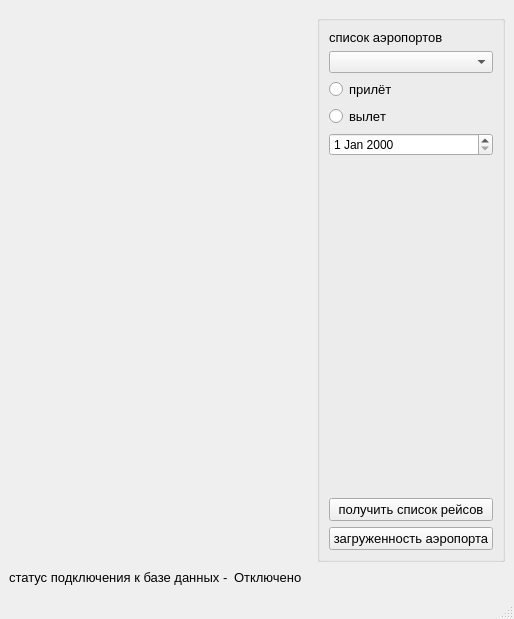
<?xml version="1.0" encoding="UTF-8"?>
<ui version="4.0">
 <class>MainWindow</class>
 <widget class="QMainWindow" name="MainWindow">
  <property name="geometry">
   <rect>
    <x>0</x>
    <y>0</y>
    <width>513</width>
    <height>619</height>
   </rect>
  </property>
  <property name="windowTitle">
   <string>MainWindow</string>
  </property>
  <widget class="QWidget" name="centralwidget">
   <layout class="QGridLayout" name="gridLayout">
    <item row="2" column="4">
     <spacer name="horizontalSpacer">
      <property name="orientation">
       <enum>Qt::Orientation::Horizontal</enum>
      </property>
      <property name="sizeHint" stdset="0">
       <size>
        <width>40</width>
        <height>20</height>
       </size>
      </property>
     </spacer>
    </item>
    <item row="2" column="1" colspan="2">
     <widget class="QLabel" name="lb_descriptionConntct">
      <property name="font">
       <font>
        <pointsize>10</pointsize>
       </font>
      </property>
      <property name="text">
       <string>&lt;html&gt;&lt;head/&gt;&lt;body&gt;&lt;p&gt;статус подключения к базе данных -&lt;/p&gt;&lt;/body&gt;&lt;/html&gt;</string>
      </property>
     </widget>
    </item>
    <item row="2" column="3">
     <widget class="QLabel" name="lb_statusConnect">
      <property name="minimumSize">
       <size>
        <width>0</width>
        <height>0</height>
       </size>
      </property>
      <property name="sizeIncrement">
       <size>
        <width>0</width>
        <height>0</height>
       </size>
      </property>
      <property name="baseSize">
       <size>
        <width>0</width>
        <height>0</height>
       </size>
      </property>
      <property name="font">
       <font>
        <pointsize>10</pointsize>
       </font>
      </property>
      <property name="text">
       <string>&lt;html&gt;&lt;head/&gt;&lt;body&gt;&lt;p&gt;&lt;span style=&quot; font-size:10pt;&quot;&gt;Отключено     &lt;/span&gt;&lt;/p&gt;&lt;/body&gt;&lt;/html&gt;</string>
      </property>
     </widget>
    </item>
    <item row="1" column="5">
     <widget class="QGroupBox" name="groupBox">
      <property name="title">
       <string/>
      </property>
      <layout class="QGridLayout" name="gridLayout_2">
       <item row="0" column="0">
        <widget class="QLabel" name="label">
         <property name="font">
          <font>
           <pointsize>10</pointsize>
          </font>
         </property>
         <property name="text">
          <string>список аэропортов</string>
         </property>
        </widget>
       </item>
       <item row="2" column="0">
        <widget class="QRadioButton" name="rb_Arrival">
         <property name="sizePolicy">
          <sizepolicy hsizetype="Minimum" vsizetype="Minimum">
           <horstretch>0</horstretch>
           <verstretch>0</verstretch>
          </sizepolicy>
         </property>
         <property name="font">
          <font>
           <pointsize>10</pointsize>
          </font>
         </property>
         <property name="text">
          <string>прилёт</string>
         </property>
        </widget>
       </item>
       <item row="3" column="0">
        <widget class="QRadioButton" name="rb_Departure">
         <property name="enabled">
          <bool>true</bool>
         </property>
         <property name="sizePolicy">
          <sizepolicy hsizetype="Minimum" vsizetype="Minimum">
           <horstretch>0</horstretch>
           <verstretch>0</verstretch>
          </sizepolicy>
         </property>
         <property name="font">
          <font>
           <pointsize>10</pointsize>
           <italic>false</italic>
           <bold>false</bold>
           <underline>false</underline>
           <kerning>false</kerning>
           <hintingpreference>PreferDefaultHinting</hintingpreference>
          </font>
         </property>
         <property name="text">
          <string>вылет</string>
         </property>
        </widget>
       </item>
       <item row="5" column="0">
        <spacer name="verticalSpacer_2">
         <property name="orientation">
          <enum>Qt::Orientation::Vertical</enum>
         </property>
         <property name="sizeHint" stdset="0">
          <size>
           <width>20</width>
           <height>40</height>
          </size>
         </property>
        </spacer>
       </item>
       <item row="4" column="0">
        <widget class="QDateEdit" name="dateEdit"/>
       </item>
       <item row="7" column="0">
        <widget class="QPushButton" name="pb_AirportCongestion">
         <property name="font">
          <font>
           <pointsize>10</pointsize>
          </font>
         </property>
         <property name="text">
          <string>загруженность аэропорта</string>
         </property>
        </widget>
       </item>
       <item row="6" column="0">
        <widget class="QPushButton" name="pb_getListfFights">
         <property name="font">
          <font>
           <pointsize>10</pointsize>
          </font>
         </property>
         <property name="text">
          <string>получить список рейсов</string>
         </property>
        </widget>
       </item>
       <item row="1" column="0">
        <widget class="QComboBox" name="cb_Airports"/>
       </item>
      </layout>
     </widget>
    </item>
    <item row="0" column="1" rowspan="2" colspan="4">
     <layout class="QGridLayout" name="lay_Table"/>
    </item>
   </layout>
  </widget>
  <widget class="QMenuBar" name="menubar">
   <property name="geometry">
    <rect>
     <x>0</x>
     <y>0</y>
     <width>513</width>
     <height>21</height>
    </rect>
   </property>
  </widget>
  <widget class="QStatusBar" name="statusbar"/>
 </widget>
 <resources/>
 <connections/>
</ui>
